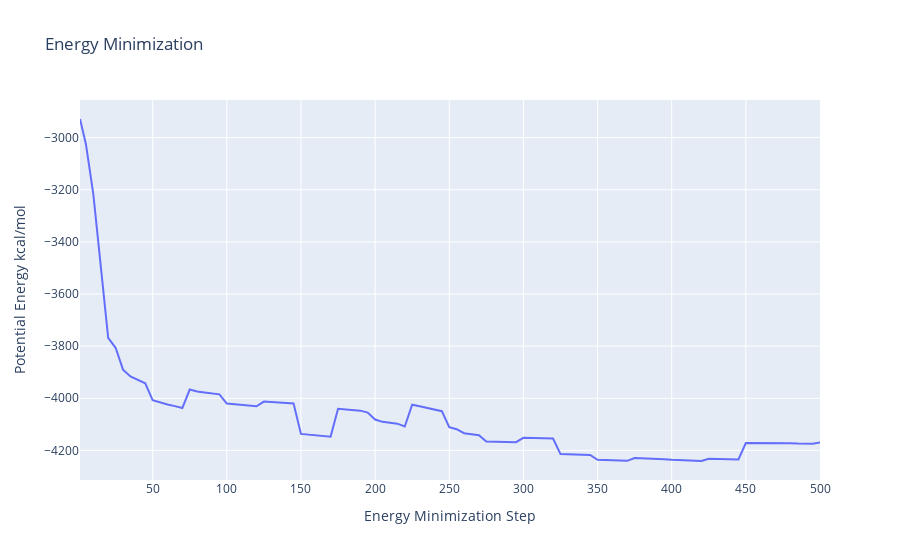

Source (notebook cell):
### Code cell
#Read data from file and filter energy values higher than 1000 Kj/mol^-1
with open(f"output/{output_h_min_dat_path}",'r') as energy_file:
    x,y = map(
        list,
        zip(*[
            (float(line.split()[0]),float(line.split()[1]))
            for line in energy_file 
            if not line.startswith(("#","@")) 
            if float(line.split()[1]) < 1000 
        ])
    )

plotly.offline.init_notebook_mode(connected=True)

fig = {
    "data": [go.Scatter(x=x, y=y)],
    "layout": go.Layout(title="Energy Minimization",
                        xaxis=dict(title = "Energy Minimization Step"),
                        yaxis=dict(title = "Potential Energy kcal/mol")
                       )
}

plotly.offline.iplot(fig)

### Figure 1 — Plotly figure (JSON) as saved in the notebook; plotly's stock layout.template omitted (floating-point values rounded to 4 significant figures)
{"data": [{"type": "scatter", "x": [1, 5, 10, 15, 20, 25, 30, 35, 40, 45, 50, 55, 60, 65, 70, 75, 80, 85, 90, 95, 100, 105, 110, 115, 120, 125, 130, 135, 140, 145, 150, 155, 160, 165, 170, 175, 180, 185, 190, 195, 200, 205, 210, 215, 220, 225, 230, 235, 240, 245, 250, 255, 260, 265, 270, 275, 280, 285, 290, 295, 300, 305, 310, 315, 320, 325, 330, 335, 340, 345, 350, 355, 360, 365, 370, 375, 380, 385, 390, 395, 400, 405, 410, 415, 420, 425, 430, 435, 440, 445, 450, 455, 460, 465, 470, 475, 480, 485, 490, 495, 500], "y": [-2929.0, -3025.0, -3218, -3481.0, -3768.0, -3806.0, -3890.0, -3916.0, -3930.0, -3943.0, -4008.0, -4016.0, -4024.0, -4030.0, -4037.0, -3966.0, -3974.0, -3978.0, -3981.0, -3985, -4020.0, -4023.0, -4026.0, -4028, -4030.0, -4013.0, -4015.0, -4018.0, -4020.0, -4020.0, -4137.0, -4139.0, -4142.0, -4144.0, -4147.0, -4040.0, -4043.0, -4046.0, -4047.0, -4055.0, -4081.0, -4090.0, -4095.0, -4097.0, -4108.0, -4025.0, -4031.0, -4036.0, -4044.0, -4050.0, -4111.0, -4119.0, -4134, -4139.0, -4142.0, -4166.0, -4166.0, -4167.0, -4168.0, -4168.0, -4152.0, -4152.0, -4153.0, -4154.0, -4154.0, -4214.0, -4215.0, -4216.0, -4217.0, -4218.0, -4236.0, -4237.0, -4238.0, -4239.0, -4240.0, -4230.0, -4230.0, -4231, -4232.0, -4234.0, -4236.0, -4237.0, -4238.0, -4240.0, -4241.0, -4232.0, -4232.0, -4233.0, -4234.0, -4234.0, -4172.0, -4171.0, -4172.0, -4173.0, -4173, -4173, -4173.0, -4174.0, -4174, -4174.0, -4170.0]}], "layout": {"title": {"text": "Energy Minimization"}, "xaxis": {"title": {"text": "Energy Minimization Step"}}, "yaxis": {"title": {"text": "Potential Energy kcal/mol"}}}}
